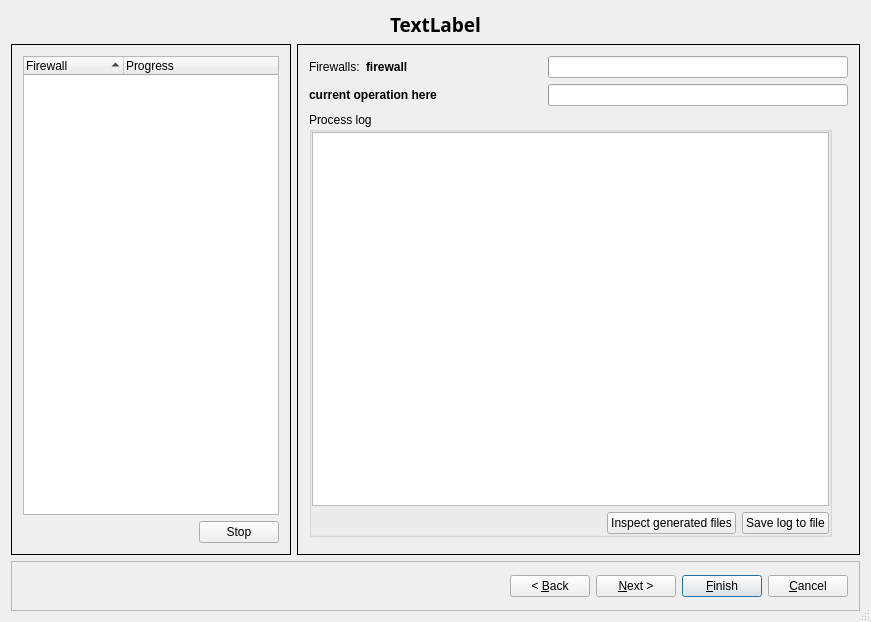
<?xml version="1.0" encoding="UTF-8"?>
<ui version="4.0">
 <class>instDialog_q</class>
 <widget class="QDialog" name="instDialog_q">
  <property name="geometry">
   <rect>
    <x>0</x>
    <y>0</y>
    <width>871</width>
    <height>622</height>
   </rect>
  </property>
  <property name="sizePolicy">
   <sizepolicy hsizetype="Preferred" vsizetype="Preferred">
    <horstretch>0</horstretch>
    <verstretch>0</verstretch>
   </sizepolicy>
  </property>
  <property name="sizeGripEnabled">
   <bool>true</bool>
  </property>
  <layout class="QGridLayout" name="gridLayout_2">
   <item row="0" column="0">
    <widget class="QLabel" name="titleLabel">
     <property name="sizePolicy">
      <sizepolicy hsizetype="MinimumExpanding" vsizetype="Fixed">
       <horstretch>0</horstretch>
       <verstretch>0</verstretch>
      </sizepolicy>
     </property>
     <property name="minimumSize">
      <size>
       <width>0</width>
       <height>25</height>
      </size>
     </property>
     <property name="font">
      <font>
       <family>Sans Serif</family>
       <pointsize>14</pointsize>
       <weight>75</weight>
       <italic>false</italic>
       <bold>true</bold>
      </font>
     </property>
     <property name="text">
      <string>TextLabel</string>
     </property>
     <property name="alignment">
      <set>Qt::AlignCenter</set>
     </property>
    </widget>
   </item>
   <item row="1" column="0">
    <widget class="QStackedWidget" name="stackedWidget">
     <property name="sizePolicy">
      <sizepolicy hsizetype="Expanding" vsizetype="MinimumExpanding">
       <horstretch>0</horstretch>
       <verstretch>0</verstretch>
      </sizepolicy>
     </property>
     <property name="currentIndex">
      <number>1</number>
     </property>
     <widget class="QWidget" name="select_firewalls_page">
      <property name="sizePolicy">
       <sizepolicy hsizetype="MinimumExpanding" vsizetype="MinimumExpanding">
        <horstretch>0</horstretch>
        <verstretch>0</verstretch>
       </sizepolicy>
      </property>
      <property name="layoutDirection">
       <enum>Qt::LeftToRight</enum>
      </property>
      <layout class="QGridLayout" name="gridLayout_5">
       <item row="0" column="0">
        <layout class="QVBoxLayout" name="verticalLayout">
         <item>
          <widget class="QFrame" name="frame10">
           <property name="sizePolicy">
            <sizepolicy hsizetype="MinimumExpanding" vsizetype="Preferred">
             <horstretch>0</horstretch>
             <verstretch>0</verstretch>
            </sizepolicy>
           </property>
           <property name="frameShape">
            <enum>QFrame::Box</enum>
           </property>
           <property name="frameShadow">
            <enum>QFrame::Plain</enum>
           </property>
           <layout class="QHBoxLayout">
            <property name="margin">
             <number>11</number>
            </property>
            <item>
             <widget class="QLabel" name="selectInfoLabel">
              <property name="text">
               <string>&lt;p align=&quot;center&quot;&gt;&lt;b&gt;&lt;font size=&quot;+2&quot;&gt;Select firewalls to compile and install.&lt;/font&gt;&lt;/b&gt;&lt;/p&gt;</string>
              </property>
              <property name="wordWrap">
               <bool>false</bool>
              </property>
             </widget>
            </item>
           </layout>
          </widget>
         </item>
         <item>
          <widget class="QFrame" name="warning_space">
           <property name="enabled">
            <bool>true</bool>
           </property>
           <property name="sizePolicy">
            <sizepolicy hsizetype="MinimumExpanding" vsizetype="Preferred">
             <horstretch>0</horstretch>
             <verstretch>0</verstretch>
            </sizepolicy>
           </property>
           <property name="frameShape">
            <enum>QFrame::Box</enum>
           </property>
           <property name="frameShadow">
            <enum>QFrame::Plain</enum>
           </property>
           <layout class="QGridLayout" name="gridLayout_6">
            <item row="0" column="0">
             <widget class="QLabel" name="warning_message_1">
              <property name="text">
               <string>warning text goes here</string>
              </property>
              <property name="wordWrap">
               <bool>true</bool>
              </property>
             </widget>
            </item>
            <item row="1" column="0">
             <widget class="QLabel" name="warning_message_2">
              <property name="text">
               <string>warning text goes here</string>
              </property>
              <property name="wordWrap">
               <bool>true</bool>
              </property>
             </widget>
            </item>
           </layout>
          </widget>
         </item>
         <item>
          <widget class="QFrame" name="frame12">
           <property name="sizePolicy">
            <sizepolicy hsizetype="MinimumExpanding" vsizetype="MinimumExpanding">
             <horstretch>0</horstretch>
             <verstretch>0</verstretch>
            </sizepolicy>
           </property>
           <property name="frameShape">
            <enum>QFrame::Box</enum>
           </property>
           <property name="frameShadow">
            <enum>QFrame::Plain</enum>
           </property>
           <layout class="QGridLayout" name="gridLayout">
            <item row="1" column="0">
             <widget class="QFrame" name="selectAllNoneFrame">
              <property name="frameShape">
               <enum>QFrame::Box</enum>
              </property>
              <property name="frameShadow">
               <enum>QFrame::Plain</enum>
              </property>
              <layout class="QGridLayout">
               <property name="margin">
                <number>11</number>
               </property>
               <item row="0" column="2">
                <spacer>
                 <property name="orientation">
                  <enum>Qt::Horizontal</enum>
                 </property>
                 <property name="sizeType">
                  <enum>QSizePolicy::Expanding</enum>
                 </property>
                 <property name="sizeHint" stdset="0">
                  <size>
                   <width>100</width>
                   <height>20</height>
                  </size>
                 </property>
                </spacer>
               </item>
               <item row="0" column="0">
                <widget class="QPushButton" name="pushButton16">
                 <property name="text">
                  <string>Select all</string>
                 </property>
                </widget>
               </item>
               <item row="0" column="1">
                <widget class="QPushButton" name="pushButton17">
                 <property name="text">
                  <string>Select none</string>
                 </property>
                </widget>
               </item>
              </layout>
             </widget>
            </item>
            <item row="0" column="0">
             <widget class="QTreeWidget" name="selectTable">
              <property name="alternatingRowColors">
               <bool>true</bool>
              </property>
              <property name="selectionMode">
               <enum>QAbstractItemView::NoSelection</enum>
              </property>
              <column>
               <property name="text">
                <string>Firewall</string>
               </property>
              </column>
              <column>
               <property name="text">
                <string>Compile</string>
               </property>
              </column>
              <column>
               <property name="text">
                <string>Install</string>
               </property>
              </column>
              <column>
               <property name="text">
                <string>Last Modified</string>
               </property>
              </column>
              <column>
               <property name="text">
                <string>Last Compiled</string>
               </property>
              </column>
              <column>
               <property name="text">
                <string>Last Installed</string>
               </property>
              </column>
             </widget>
            </item>
           </layout>
          </widget>
         </item>
        </layout>
       </item>
      </layout>
     </widget>
     <widget class="QWidget" name="progress_page">
      <layout class="QHBoxLayout">
       <property name="margin">
        <number>0</number>
       </property>
       <item>
        <widget class="QFrame" name="firewallListFrame">
         <property name="frameShape">
          <enum>QFrame::Box</enum>
         </property>
         <property name="frameShadow">
          <enum>QFrame::Plain</enum>
         </property>
         <layout class="QGridLayout">
          <property name="margin">
           <number>11</number>
          </property>
          <item row="2" column="1">
           <widget class="QPushButton" name="stopButton">
            <property name="text">
             <string>Stop</string>
            </property>
           </widget>
          </item>
          <item row="2" column="0">
           <spacer>
            <property name="orientation">
             <enum>Qt::Horizontal</enum>
            </property>
            <property name="sizeType">
             <enum>QSizePolicy::Expanding</enum>
            </property>
            <property name="sizeHint" stdset="0">
             <size>
              <width>112</width>
              <height>20</height>
             </size>
            </property>
           </spacer>
          </item>
          <item row="0" column="0" rowspan="2" colspan="2">
           <widget class="QTreeWidget" name="fwWorkList">
            <property name="alternatingRowColors">
             <bool>true</bool>
            </property>
            <property name="itemsExpandable">
             <bool>false</bool>
            </property>
            <property name="sortingEnabled">
             <bool>true</bool>
            </property>
            <column>
             <property name="text">
              <string>Firewall</string>
             </property>
            </column>
            <column>
             <property name="text">
              <string>Progress</string>
             </property>
            </column>
           </widget>
          </item>
         </layout>
        </widget>
       </item>
       <item>
        <widget class="QFrame" name="logFrame">
         <property name="sizePolicy">
          <sizepolicy hsizetype="Expanding" vsizetype="Preferred">
           <horstretch>1</horstretch>
           <verstretch>0</verstretch>
          </sizepolicy>
         </property>
         <property name="frameShape">
          <enum>QFrame::Box</enum>
         </property>
         <property name="frameShadow">
          <enum>QFrame::Plain</enum>
         </property>
         <layout class="QGridLayout" name="gridLayout_4">
          <item row="0" column="0">
           <layout class="QGridLayout" name="gridLayout_3">
            <item row="0" column="0">
             <widget class="QLabel" name="textLabel1">
              <property name="text">
               <string>Firewalls:</string>
              </property>
              <property name="wordWrap">
               <bool>false</bool>
              </property>
             </widget>
            </item>
            <item row="0" column="1">
             <widget class="QLabel" name="fwMCLabel">
              <property name="sizePolicy">
               <sizepolicy hsizetype="Expanding" vsizetype="Preferred">
                <horstretch>0</horstretch>
                <verstretch>0</verstretch>
               </sizepolicy>
              </property>
              <property name="font">
               <font>
                <weight>75</weight>
                <bold>true</bold>
               </font>
              </property>
              <property name="text">
               <string>firewall</string>
              </property>
              <property name="wordWrap">
               <bool>false</bool>
              </property>
             </widget>
            </item>
            <item row="0" column="2">
             <widget class="QProgressBar" name="compFirewallProgress">
              <property name="minimumSize">
               <size>
                <width>300</width>
                <height>0</height>
               </size>
              </property>
              <property name="orientation">
               <enum>Qt::Horizontal</enum>
              </property>
             </widget>
            </item>
            <item row="1" column="0" colspan="2">
             <widget class="QLabel" name="infoMCLabel">
              <property name="sizePolicy">
               <sizepolicy hsizetype="Expanding" vsizetype="Preferred">
                <horstretch>0</horstretch>
                <verstretch>0</verstretch>
               </sizepolicy>
              </property>
              <property name="font">
               <font>
                <weight>75</weight>
                <bold>true</bold>
               </font>
              </property>
              <property name="text">
               <string>current operation here</string>
              </property>
              <property name="wordWrap">
               <bool>false</bool>
              </property>
             </widget>
            </item>
            <item row="1" column="2">
             <widget class="QProgressBar" name="compProgress">
              <property name="minimumSize">
               <size>
                <width>300</width>
                <height>0</height>
               </size>
              </property>
              <property name="orientation">
               <enum>Qt::Horizontal</enum>
              </property>
             </widget>
            </item>
           </layout>
          </item>
          <item row="1" column="0">
           <layout class="QHBoxLayout">
            <item>
             <widget class="QGroupBox" name="detailMCframe">
              <property name="title">
               <string>Process log</string>
              </property>
              <layout class="QGridLayout">
               <property name="margin">
                <number>0</number>
               </property>
               <item row="1" column="0" colspan="3">
                <widget class="QTextBrowser" name="procLogDisplay">
                 <property name="openLinks">
                  <bool>false</bool>
                 </property>
                </widget>
               </item>
               <item row="2" column="0">
                <spacer>
                 <property name="orientation">
                  <enum>Qt::Horizontal</enum>
                 </property>
                 <property name="sizeType">
                  <enum>QSizePolicy::Expanding</enum>
                 </property>
                 <property name="sizeHint" stdset="0">
                  <size>
                   <width>131</width>
                   <height>20</height>
                  </size>
                 </property>
                </spacer>
               </item>
               <item row="2" column="2">
                <widget class="QPushButton" name="saveMCLogButton">
                 <property name="text">
                  <string>Save log to file</string>
                 </property>
                </widget>
               </item>
               <item row="2" column="1">
                <widget class="QPushButton" name="inspectGeneratedFiles">
                 <property name="text">
                  <string>Inspect generated files</string>
                 </property>
                </widget>
               </item>
              </layout>
             </widget>
            </item>
            <item>
             <spacer>
              <property name="orientation">
               <enum>Qt::Vertical</enum>
              </property>
              <property name="sizeType">
               <enum>QSizePolicy::Expanding</enum>
              </property>
              <property name="sizeHint" stdset="0">
               <size>
                <width>16</width>
                <height>210</height>
               </size>
              </property>
             </spacer>
            </item>
           </layout>
          </item>
          <item row="2" column="0">
           <widget class="QFrame" name="batchInstFlagFrame">
            <property name="sizePolicy">
             <sizepolicy hsizetype="MinimumExpanding" vsizetype="Preferred">
              <horstretch>0</horstretch>
              <verstretch>0</verstretch>
             </sizepolicy>
            </property>
            <property name="frameShape">
             <enum>QFrame::NoFrame</enum>
            </property>
            <property name="frameShadow">
             <enum>QFrame::Plain</enum>
            </property>
            <layout class="QGridLayout" name="_2">
             <property name="margin">
              <number>0</number>
             </property>
            </layout>
           </widget>
          </item>
         </layout>
        </widget>
       </item>
      </layout>
     </widget>
    </widget>
   </item>
   <item row="2" column="0">
    <widget class="QFrame" name="frame">
     <property name="sizePolicy">
      <sizepolicy hsizetype="MinimumExpanding" vsizetype="Fixed">
       <horstretch>1</horstretch>
       <verstretch>0</verstretch>
      </sizepolicy>
     </property>
     <property name="minimumSize">
      <size>
       <width>400</width>
       <height>50</height>
      </size>
     </property>
     <property name="frameShape">
      <enum>QFrame::StyledPanel</enum>
     </property>
     <property name="frameShadow">
      <enum>QFrame::Raised</enum>
     </property>
     <layout class="QHBoxLayout">
      <item>
       <spacer>
        <property name="orientation">
         <enum>Qt::Horizontal</enum>
        </property>
        <property name="sizeHint" stdset="0">
         <size>
          <width>40</width>
          <height>20</height>
         </size>
        </property>
       </spacer>
      </item>
      <item>
       <widget class="QPushButton" name="backButton">
        <property name="text">
         <string>&lt; &amp;Back</string>
        </property>
        <property name="autoDefault">
         <bool>false</bool>
        </property>
       </widget>
      </item>
      <item>
       <widget class="QPushButton" name="nextButton">
        <property name="text">
         <string>&amp;Next &gt;</string>
        </property>
        <property name="autoDefault">
         <bool>true</bool>
        </property>
        <property name="default">
         <bool>true</bool>
        </property>
        <property name="flat">
         <bool>false</bool>
        </property>
       </widget>
      </item>
      <item>
       <widget class="QPushButton" name="finishButton">
        <property name="text">
         <string>&amp;Finish</string>
        </property>
        <property name="default">
         <bool>true</bool>
        </property>
        <property name="flat">
         <bool>false</bool>
        </property>
       </widget>
      </item>
      <item>
       <widget class="QPushButton" name="cancelButton">
        <property name="text">
         <string>&amp;Cancel</string>
        </property>
        <property name="autoDefault">
         <bool>false</bool>
        </property>
       </widget>
      </item>
     </layout>
    </widget>
   </item>
  </layout>
 </widget>
 <layoutdefault spacing="6" margin="11"/>
 <resources/>
 <connections>
  <connection>
   <sender>saveMCLogButton</sender>
   <signal>clicked(bool)</signal>
   <receiver>instDialog_q</receiver>
   <slot>saveLog()</slot>
   <hints>
    <hint type="sourcelabel">
     <x>630</x>
     <y>230</y>
    </hint>
    <hint type="destinationlabel">
     <x>20</x>
     <y>20</y>
    </hint>
   </hints>
  </connection>
  <connection>
   <sender>fwWorkList</sender>
   <signal>itemActivated(QTreeWidgetItem*, int)</signal>
   <receiver>instDialog_q</receiver>
   <slot>findFirewallInCompileLog(QTreeWidgetItem*)</slot>
   <hints>
    <hint type="sourcelabel">
     <x>40</x>
     <y>69</y>
    </hint>
    <hint type="destinationlabel">
     <x>20</x>
     <y>20</y>
    </hint>
   </hints>
  </connection>
  <connection>
   <sender>pushButton16</sender>
   <signal>clicked(bool)</signal>
   <receiver>instDialog_q</receiver>
   <slot>selectAllFirewalls()</slot>
   <hints>
    <hint type="sourcelabel">
     <x>43</x>
     <y>493</y>
    </hint>
    <hint type="destinationlabel">
     <x>20</x>
     <y>20</y>
    </hint>
   </hints>
  </connection>
  <connection>
   <sender>pushButton17</sender>
   <signal>clicked(bool)</signal>
   <receiver>instDialog_q</receiver>
   <slot>deselectAllFirewalls()</slot>
   <hints>
    <hint type="sourcelabel">
     <x>93</x>
     <y>493</y>
    </hint>
    <hint type="destinationlabel">
     <x>20</x>
     <y>20</y>
    </hint>
   </hints>
  </connection>
  <connection>
   <sender>selectTable</sender>
   <signal>itemChanged(QTreeWidgetItem*,int)</signal>
   <receiver>instDialog_q</receiver>
   <slot>tableItemChanged(QTreeWidgetItem*,int)</slot>
   <hints>
    <hint type="sourcelabel">
     <x>389</x>
     <y>319</y>
    </hint>
    <hint type="destinationlabel">
     <x>389</x>
     <y>288</y>
    </hint>
   </hints>
  </connection>
  <connection>
   <sender>procLogDisplay</sender>
   <signal>anchorClicked(QUrl)</signal>
   <receiver>instDialog_q</receiver>
   <slot>logItemClicked(QUrl)</slot>
   <hints>
    <hint type="sourcelabel">
     <x>706</x>
     <y>264</y>
    </hint>
    <hint type="destinationlabel">
     <x>778</x>
     <y>269</y>
    </hint>
   </hints>
  </connection>
  <connection>
   <sender>inspectGeneratedFiles</sender>
   <signal>clicked()</signal>
   <receiver>instDialog_q</receiver>
   <slot>inspectFiles()</slot>
   <hints>
    <hint type="sourcelabel">
     <x>638</x>
     <y>579</y>
    </hint>
    <hint type="destinationlabel">
     <x>463</x>
     <y>375</y>
    </hint>
   </hints>
  </connection>
 </connections>
 <slots>
  <slot>tableItemChanged(QTreeWidgetItem*,int)</slot>
  <slot>logItemClicked(QUrl)</slot>
  <slot>inspectFiles()</slot>
 </slots>
</ui>
